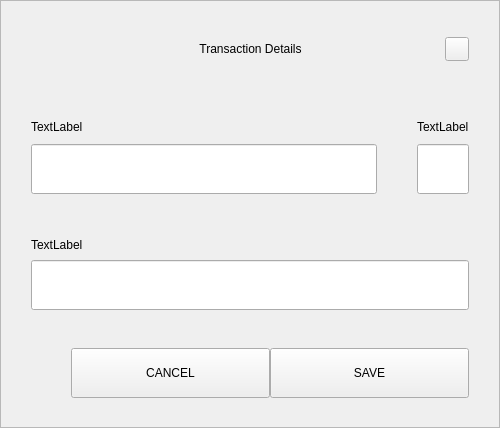
<?xml version="1.0" encoding="UTF-8"?>
<ui version="4.0">
 <class>SettingsMultisendDialog</class>
 <widget class="QWidget" name="SettingsMultisendDialog">
  <property name="geometry">
   <rect>
    <x>0</x>
    <y>0</y>
    <width>500</width>
    <height>428</height>
   </rect>
  </property>
  <property name="windowTitle">
   <string>Form</string>
  </property>
  <layout class="QVBoxLayout" name="verticalLayout_3">
   <property name="spacing">
    <number>0</number>
   </property>
   <property name="leftMargin">
    <number>0</number>
   </property>
   <property name="topMargin">
    <number>0</number>
   </property>
   <property name="rightMargin">
    <number>0</number>
   </property>
   <property name="bottomMargin">
    <number>0</number>
   </property>
   <item>
    <widget class="QFrame" name="frame">
     <property name="styleSheet">
      <string notr="true"/>
     </property>
     <property name="frameShape">
      <enum>QFrame::StyledPanel</enum>
     </property>
     <property name="frameShadow">
      <enum>QFrame::Raised</enum>
     </property>
     <layout class="QVBoxLayout" name="verticalLayout_2">
      <property name="spacing">
       <number>0</number>
      </property>
      <property name="leftMargin">
       <number>30</number>
      </property>
      <property name="topMargin">
       <number>20</number>
      </property>
      <property name="rightMargin">
       <number>30</number>
      </property>
      <property name="bottomMargin">
       <number>20</number>
      </property>
      <item>
       <layout class="QHBoxLayout" name="horizontalLayout_3">
        <property name="spacing">
         <number>0</number>
        </property>
        <item>
         <spacer name="horizontalSpacer_2">
          <property name="orientation">
           <enum>Qt::Horizontal</enum>
          </property>
          <property name="sizeHint" stdset="0">
           <size>
            <width>40</width>
            <height>20</height>
           </size>
          </property>
         </spacer>
        </item>
        <item>
         <widget class="QLabel" name="labelTitle">
          <property name="minimumSize">
           <size>
            <width>0</width>
            <height>40</height>
           </size>
          </property>
          <property name="maximumSize">
           <size>
            <width>16777215</width>
            <height>40</height>
           </size>
          </property>
          <property name="styleSheet">
           <string notr="true">padding-left:24px;</string>
          </property>
          <property name="text">
           <string>Transaction Details</string>
          </property>
          <property name="alignment">
           <set>Qt::AlignCenter</set>
          </property>
          <property name="margin">
           <number>7</number>
          </property>
         </widget>
        </item>
        <item>
         <spacer name="horizontalSpacer">
          <property name="orientation">
           <enum>Qt::Horizontal</enum>
          </property>
          <property name="sizeHint" stdset="0">
           <size>
            <width>40</width>
            <height>20</height>
           </size>
          </property>
         </spacer>
        </item>
        <item>
         <widget class="QPushButton" name="btnEsc">
          <property name="minimumSize">
           <size>
            <width>24</width>
            <height>24</height>
           </size>
          </property>
          <property name="maximumSize">
           <size>
            <width>24</width>
            <height>24</height>
           </size>
          </property>
          <property name="text">
           <string/>
          </property>
         </widget>
        </item>
       </layout>
      </item>
      <item>
       <spacer name="verticalSpacer_2">
        <property name="orientation">
         <enum>Qt::Vertical</enum>
        </property>
        <property name="sizeType">
         <enum>QSizePolicy::Fixed</enum>
        </property>
        <property name="sizeHint" stdset="0">
         <size>
          <width>20</width>
          <height>40</height>
         </size>
        </property>
       </spacer>
      </item>
      <item>
       <widget class="QWidget" name="containerAddressPercentage" native="true">
        <property name="maximumSize">
         <size>
          <width>16777215</width>
          <height>90</height>
         </size>
        </property>
        <layout class="QHBoxLayout" name="horizontalLayout_6" stretch="8,0,1">
         <property name="spacing">
          <number>0</number>
         </property>
         <property name="leftMargin">
          <number>0</number>
         </property>
         <property name="topMargin">
          <number>0</number>
         </property>
         <property name="rightMargin">
          <number>0</number>
         </property>
         <item>
          <layout class="QVBoxLayout" name="verticalLayout_7">
           <property name="spacing">
            <number>3</number>
           </property>
           <item>
            <widget class="QLabel" name="labelSubtitleAddress">
             <property name="sizePolicy">
              <sizepolicy hsizetype="Preferred" vsizetype="Fixed">
               <horstretch>0</horstretch>
               <verstretch>0</verstretch>
              </sizepolicy>
             </property>
             <property name="minimumSize">
              <size>
               <width>0</width>
               <height>20</height>
              </size>
             </property>
             <property name="maximumSize">
              <size>
               <width>16777215</width>
               <height>20</height>
              </size>
             </property>
             <property name="text">
              <string>TextLabel</string>
             </property>
            </widget>
           </item>
           <item alignment="Qt::AlignVCenter">
            <widget class="QLineEdit" name="lineEditAddress">
             <property name="minimumSize">
              <size>
               <width>0</width>
               <height>50</height>
              </size>
             </property>
             <property name="maximumSize">
              <size>
               <width>16777215</width>
               <height>50</height>
              </size>
             </property>
            </widget>
           </item>
          </layout>
         </item>
         <item>
          <spacer name="horizontalSpacer_3">
           <property name="orientation">
            <enum>Qt::Horizontal</enum>
           </property>
           <property name="sizeType">
            <enum>QSizePolicy::Fixed</enum>
           </property>
           <property name="sizeHint" stdset="0">
            <size>
             <width>40</width>
             <height>20</height>
            </size>
           </property>
          </spacer>
         </item>
         <item>
          <layout class="QVBoxLayout" name="verticalLayout_8">
           <property name="spacing">
            <number>3</number>
           </property>
           <item>
            <widget class="QLabel" name="labelSubtitlePercentage">
             <property name="sizePolicy">
              <sizepolicy hsizetype="Preferred" vsizetype="Fixed">
               <horstretch>0</horstretch>
               <verstretch>0</verstretch>
              </sizepolicy>
             </property>
             <property name="minimumSize">
              <size>
               <width>0</width>
               <height>20</height>
              </size>
             </property>
             <property name="maximumSize">
              <size>
               <width>16777215</width>
               <height>20</height>
              </size>
             </property>
             <property name="text">
              <string>TextLabel</string>
             </property>
            </widget>
           </item>
           <item alignment="Qt::AlignVCenter">
            <widget class="QLineEdit" name="lineEditPercentage">
             <property name="minimumSize">
              <size>
               <width>0</width>
               <height>50</height>
              </size>
             </property>
             <property name="maximumSize">
              <size>
               <width>16777215</width>
               <height>50</height>
              </size>
             </property>
             <property name="text">
              <string/>
             </property>
            </widget>
           </item>
          </layout>
         </item>
        </layout>
       </widget>
      </item>
      <item>
       <spacer name="verticalSpacer_3">
        <property name="orientation">
         <enum>Qt::Vertical</enum>
        </property>
        <property name="sizeType">
         <enum>QSizePolicy::Fixed</enum>
        </property>
        <property name="sizeHint" stdset="0">
         <size>
          <width>20</width>
          <height>20</height>
         </size>
        </property>
       </spacer>
      </item>
      <item>
       <layout class="QVBoxLayout" name="verticalLayout_9">
        <property name="spacing">
         <number>5</number>
        </property>
        <item>
         <widget class="QLabel" name="labelSubtitleLabel">
          <property name="maximumSize">
           <size>
            <width>16777215</width>
            <height>20</height>
           </size>
          </property>
          <property name="text">
           <string>TextLabel</string>
          </property>
         </widget>
        </item>
        <item>
         <widget class="QLineEdit" name="lineEditLabel">
          <property name="minimumSize">
           <size>
            <width>0</width>
            <height>50</height>
           </size>
          </property>
          <property name="maximumSize">
           <size>
            <width>16777215</width>
            <height>50</height>
           </size>
          </property>
         </widget>
        </item>
       </layout>
      </item>
      <item>
       <spacer name="verticalSpacer_3">
        <property name="orientation">
         <enum>Qt::Vertical</enum>
        </property>
        <property name="sizeType">
         <enum>QSizePolicy::Fixed</enum>
        </property>
        <property name="sizeHint" stdset="0">
         <size>
          <width>20</width>
          <height>30</height>
         </size>
        </property>
       </spacer>
      </item>
      <item>
       <layout class="QHBoxLayout" name="horizontalLayout" stretch="0,2,2">
        <item>
         <spacer name="horizontalSpacer">
          <property name="orientation">
           <enum>Qt::Horizontal</enum>
          </property>
          <property name="sizeHint" stdset="0">
           <size>
            <width>40</width>
            <height>20</height>
           </size>
          </property>
         </spacer>
        </item>
        <item>
         <widget class="QPushButton" name="btnCancel">
          <property name="minimumSize">
           <size>
            <width>0</width>
            <height>50</height>
           </size>
          </property>
          <property name="maximumSize">
           <size>
            <width>200</width>
            <height>16777215</height>
           </size>
          </property>
          <property name="text">
           <string>CANCEL</string>
          </property>
         </widget>
        </item>
        <item>
         <widget class="QPushButton" name="btnSave">
          <property name="minimumSize">
           <size>
            <width>0</width>
            <height>50</height>
           </size>
          </property>
          <property name="maximumSize">
           <size>
            <width>200</width>
            <height>16777215</height>
           </size>
          </property>
          <property name="text">
           <string>SAVE</string>
          </property>
         </widget>
        </item>
       </layout>
      </item>
     </layout>
    </widget>
   </item>
  </layout>
 </widget>
 <resources/>
 <connections/>
</ui>
